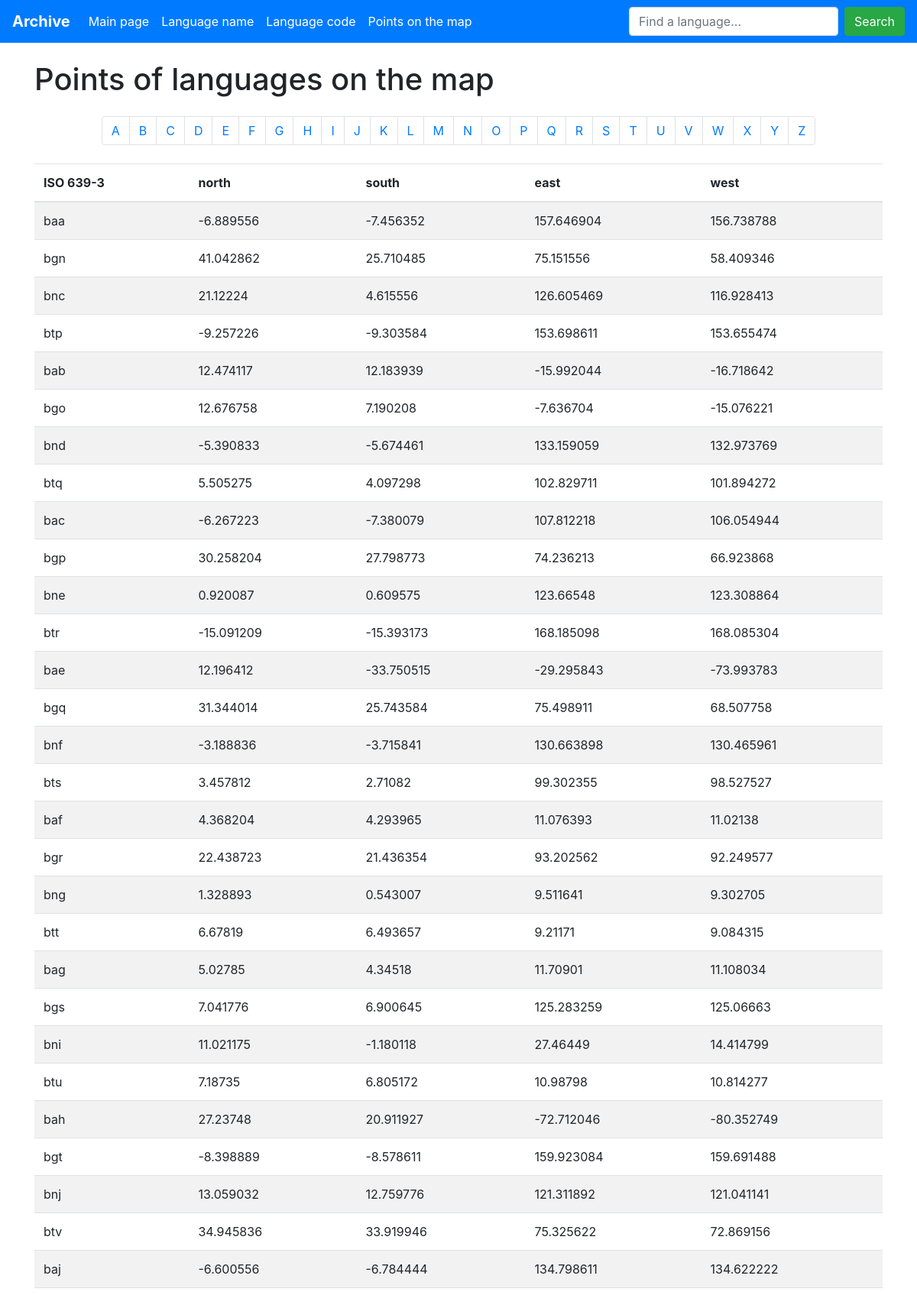
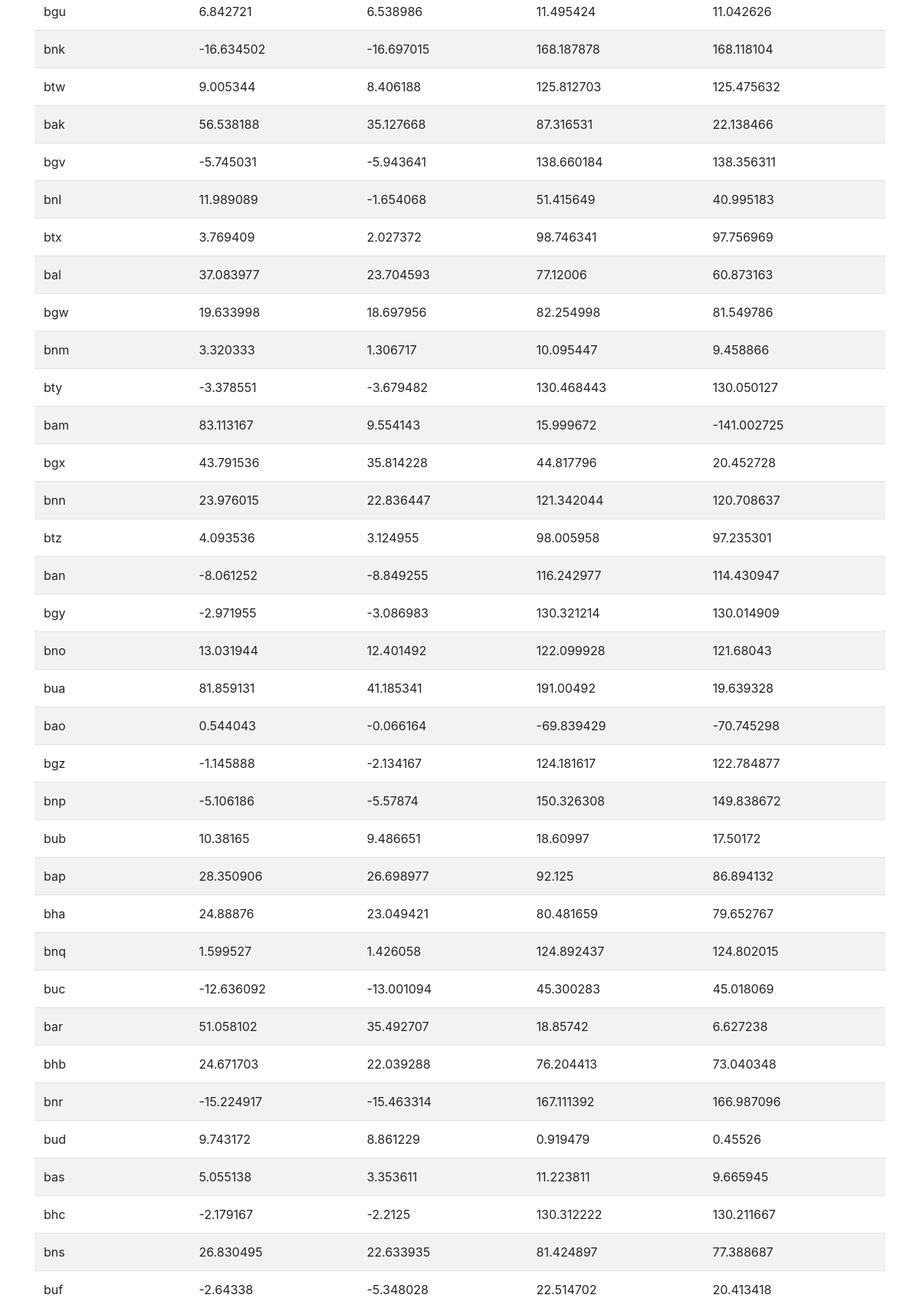
/browse/map-points/b (upper part), run on the app's committed database (2 pictures, top to bottom).
### langs/models.py (models this page shows, shortened)
class MapPoint(models.Model):
    iso = models.ForeignKey(Iso, on_delete=models.CASCADE)
    north = models.FloatField()
    south = models.FloatField()
    east = models.FloatField()
    west = models.FloatField()
    class Meta:
        db_table = 'map_point'

class Iso(models.Model):
    iso = models.CharField(max_length=3)
    class Meta:
        db_table = 'iso'
    def __str__(self):
        return self.iso

### langs/views.py (the view)
# urls.py: path('browse/map-points/', MapPointsView.as_view(), name='map_points'),
class MapPointsView(views.View):
    def get(self, request, letter='a'):
        context = {
            'map_points': MapPoint.objects.order_by('iso').filter(iso__iso__istartswith=letter),
            'pagination_letters': 'ABCDEFGHIJKLMNOPQRSTUVWXYZ',
        }
        return render(request, 'langs/points.html', context=context)

### langs/templates/langs/points.html (shortened to what this page needs)
{% extends './base.html' %}
{% load static %}
{% block header %}
  <div class="container my-4">
<h1>Points of languages on the map</h1>
  </div>
{% endblock %}
{% block pagination %}
  <div class="my-4">
    <nav aria-label="Page navigation example my-4">
      <ul class="pagination justify-content-center">
        {% for letter in pagination_letters %}
          <li class="page-item"><a class="page-link" href="/browse/map-points/{{ letter.lower }}">{{ letter }}</a></li>
        {% endfor %}
      </ul>
    </nav>
  </div>
{% endblock %}
{% block content %}
<div class="container my-4">
<table class="table table-striped">
  <thead>
    <tr>
      <th scope="col">ISO 639-3</th>
      <th scope="col">north</th>
      <th scope="col">south</th>
      <th scope="col">east</th>
      <th scope="col">west</th>
    </tr>
  </thead>
  <tbody>
    {% for point in map_points %}
      <tr>
        <td>{{ point.iso }}</td>
        <td>{{ point.north }}</td>
        <td>{{ point.south }}</td>
        <td>{{ point.east }}</td>
        <td>{{ point.west }}</td>
      </tr>
    {% endfor %}
  </tbody>
</table>
</div>
{% endblock %}

### data on the page
MapPoint: iso "bgn", north "41.042862", south "25.710485", east "75.151556", west "58.409346"
MapPoint: iso "bnc", north "21.12224", south "4.615556", east "126.605469", west "116.928413"
MapPoint: iso "btp", north "-9.257226", south "-9.303584", east "153.698611", west "153.655474"
MapPoint: iso "bgo", north "12.676758", south "7.190208", east "-7.636704", west "-15.076221"
MapPoint: iso "bnd", north "-5.390833", south "-5.674461", east "133.159059", west "132.973769"
MapPoint: iso "btq", north "5.505275", south "4.097298", east "102.829711", west "101.894272"
MapPoint: iso "bgp", north "30.258204", south "27.798773", east "74.236213", west "66.923868"
MapPoint: iso "bne", north "0.920087", south "0.609575", east "123.66548", west "123.308864"
MapPoint: iso "btr", north "-15.091209", south "-15.393173", east "168.185098", west "168.085304"
MapPoint: iso "bgq", north "31.344014", south "25.743584", east "75.498911", west "68.507758"
MapPoint: iso "bnf", north "-3.188836", south "-3.715841", east "130.663898", west "130.465961"
MapPoint: iso "bts", north "3.457812", south "2.71082", east "99.302355", west "98.527527"
MapPoint: iso "bgr", north "22.438723", south "21.436354", east "93.202562", west "92.249577"
MapPoint: iso "bng", north "1.328893", south "0.543007", east "9.511641", west "9.302705"
MapPoint: iso "btt", north "6.67819", south "6.493657", east "9.21171", west "9.084315"
MapPoint: iso "bgs", north "7.041776", south "6.900645", east "125.283259", west "125.06663"
MapPoint: iso "bni", north "11.021175", south "-1.180118", east "27.46449", west "14.414799"
MapPoint: iso "btu", north "7.18735", south "6.805172", east "10.98798", west "10.814277"
MapPoint: iso "bgt", north "-8.398889", south "-8.578611", east "159.923084", west "159.691488"
MapPoint: iso "bnj", north "13.059032", south "12.759776", east "121.311892", west "121.041141"
MapPoint: iso "btv", north "34.945836", south "33.919946", east "75.325622", west "72.869156"
MapPoint: iso "bgu", north "6.842721", south "6.538986", east "11.495424", west "11.042626"
MapPoint: iso "bnk", north "-16.634502", south "-16.697015", east "168.187878", west "168.118104"
MapPoint: iso "btw", north "9.005344", south "8.406188", east "125.812703", west "125.475632"
MapPoint: iso "bgv", north "-5.745031", south "-5.943641", east "138.660184", west "138.356311"
MapPoint: iso "bnl", north "11.989089", south "-1.654068", east "51.415649", west "40.995183"
MapPoint: iso "btx", north "3.769409", south "2.027372", east "98.746341", west "97.756969"
MapPoint: iso "bgw", north "19.633998", south "18.697956", east "82.254998", west "81.549786"
MapPoint: iso "bnm", north "3.320333", south "1.306717", east "10.095447", west "9.458866"
MapPoint: iso "bty", north "-3.378551", south "-3.679482", east "130.468443", west "130.050127"
MapPoint: iso "bgx", north "43.791536", south "35.814228", east "44.817796", west "20.452728"
MapPoint: iso "bnn", north "23.976015", south "22.836447", east "121.342044", west "120.708637"
MapPoint: iso "btz", north "4.093536", south "3.124955", east "98.005958", west "97.235301"
MapPoint: iso "bgy", north "-2.971955", south "-3.086983", east "130.321214", west "130.014909"
MapPoint: iso "bno", north "13.031944", south "12.401492", east "122.099928", west "121.68043"
MapPoint: iso "bgz", north "-1.145888", south "-2.134167", east "124.181617", west "122.784877"
MapPoint: iso "bnp", north "-5.106186", south "-5.57874", east "150.326308", west "149.838672"
MapPoint: iso "bha", north "24.88876", south "23.049421", east "80.481659", west "79.652767"
MapPoint: iso "bnq", north "1.599527", south "1.426058", east "124.892437", west "124.802015"
MapPoint: iso "bhb", north "24.671703", south "22.039288", east "76.204413", west "73.040348"
MapPoint: iso "bnr", north "-15.224917", south "-15.463314", east "167.111392", west "166.987096"
MapPoint: iso "bhc", north "-2.179167", south "-2.2125", east "130.312222", west "130.211667"
MapPoint: iso "bns", north "26.830495", south "22.633935", east "81.424897", west "77.388687"

### other printed values
{{ letter }} "A" "B" "C" "D" "E" "F" "G" "H" "I" "J" "K" "L" "M" "N" "O" "P" "Q" "R" "S" "T" "U" "V" "W" "X" "Y" "Z"
